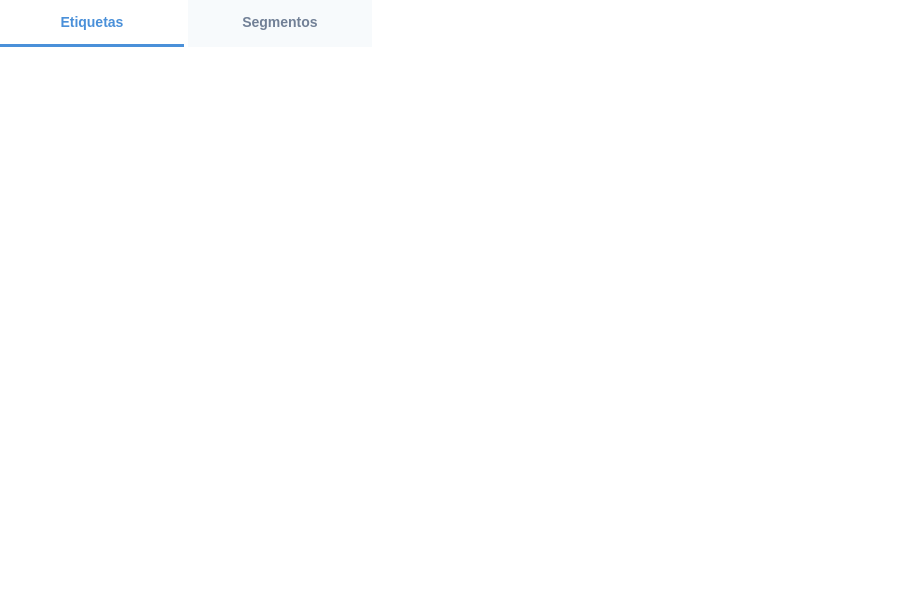
<?xml version="1.0" encoding="UTF-8"?>
<ui version="4.0">
 <class>SegmentacionView</class>
 <widget class="QWidget" name="SegmentacionView">
  <property name="geometry">
   <rect>
    <x>0</x>
    <y>0</y>
    <width>900</width>
    <height>600</height>
   </rect>
  </property>
  <property name="styleSheet">
   <string notr="true">
QWidget#SegmentacionView {
    background-color: transparent;
}

QTabWidget::pane {
    border: none;
    background-color: transparent;
}

QTabBar::tab {
    background-color: #f7fafc;
    color: #718096;
    font-size: 14px;
    font-weight: 600;
    padding: 12px 32px;
    border: none;
    border-bottom: 3px solid transparent;
    margin-right: 4px;
    min-width: 120px;
    min-height: 20px;
}
QTabBar::tab:selected {
    color: #4a90d9;
    border-bottom: 3px solid #4a90d9;
    background-color: transparent;
}
QTabBar::tab:hover:!selected {
    color: #2d3748;
    background-color: #edf2f7;
}
   </string>
  </property>
  <layout class="QVBoxLayout" name="mainLayout">
   <property name="leftMargin">
    <number>0</number>
   </property>
   <property name="topMargin">
    <number>0</number>
   </property>
   <property name="rightMargin">
    <number>0</number>
   </property>
   <property name="bottomMargin">
    <number>0</number>
   </property>
   <item>
    <widget class="QTabWidget" name="segmentacionTabs">
     <property name="currentIndex">
      <number>0</number>
     </property>
     <widget class="QWidget" name="tabEtiquetas">
      <attribute name="title">
       <string>  Etiquetas  </string>
      </attribute>
      <layout class="QVBoxLayout" name="tabEtiquetasLayout">
       <property name="leftMargin">
        <number>0</number>
       </property>
       <property name="topMargin">
        <number>16</number>
       </property>
       <property name="rightMargin">
        <number>0</number>
       </property>
       <property name="bottomMargin">
        <number>0</number>
       </property>
      </layout>
     </widget>
     <widget class="QWidget" name="tabSegmentos">
      <attribute name="title">
       <string>  Segmentos  </string>
      </attribute>
      <layout class="QVBoxLayout" name="tabSegmentosLayout">
       <property name="leftMargin">
        <number>0</number>
       </property>
       <property name="topMargin">
        <number>16</number>
       </property>
       <property name="rightMargin">
        <number>0</number>
       </property>
       <property name="bottomMargin">
        <number>0</number>
       </property>
      </layout>
     </widget>
    </widget>
   </item>
  </layout>
 </widget>
 <resources/>
 <connections/>
</ui>
